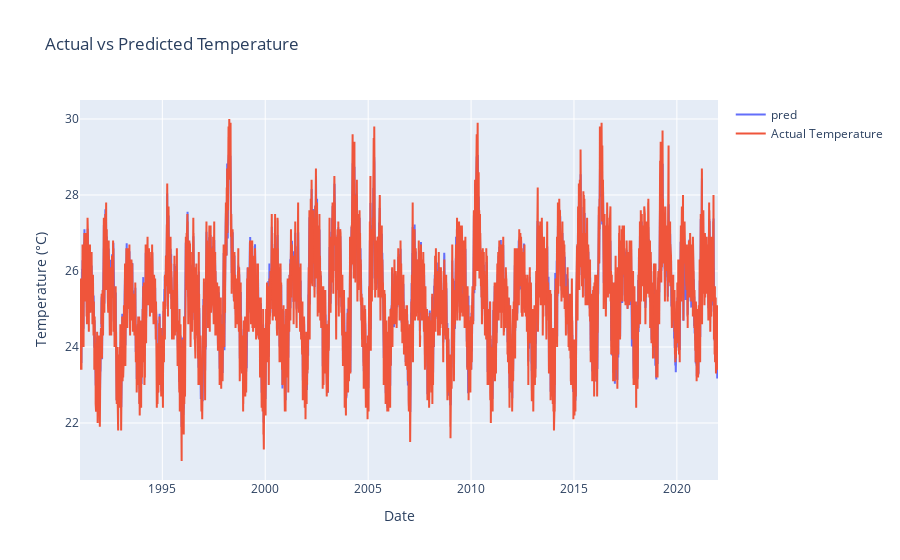

This figure's notebook cell:
### Code cell
import plotly.graph_objs as go
# Assuming 'array' is your numpy array and 'dates' is an array of dates corresponding to the values in 'array'
array = all_pred  # Replace with your actual array
array1 = y
dates = pd.date_range(start='1/1/1991',end ='12/31/2021', periods=len(array))  # Replace with your actual dates
dates1 = pd.date_range(start='1/1/1991',end ='12/31/2021', periods=len(array1))  # Replace with your actual dates


df = pd.DataFrame(array, index=dates, columns=['Value'])
df_resampled = df.resample('D').mean()


df1 = pd.DataFrame(array1, index=dates1, columns=['Value'])
df_resampled1 = df1.resample('D').mean()

fig = go.Figure()
fig.add_trace(go.Scatter(x=df_resampled.index, y=df_resampled['Value'], mode="lines", name='pred'))

# Plot actual temperature
fig.add_trace(go.Scatter(x=df_resampled1.index, y=df_resampled1['Value'], mode='lines', name='Actual Temperature'))

# Update layout
fig.update_layout(title='Actual vs Predicted Temperature',
                  xaxis_title='Date',
                  yaxis_title='Temperature (°C)')
fig.show()

### Figure 1 — Plotly figure (JSON) as saved in the notebook; plotly's stock layout.template omitted (floating-point values rounded to 4 significant figures; data arrays with more than 128 entries replaced by an {"elided": "..."} marker saying what was removed)
{"data": [{"mode": "lines", "name": "pred", "type": "scatter", "x": {"elided": "11323 str values"}, "y": {"elided": "11323 float values"}}, {"mode": "lines", "name": "Actual Temperature", "type": "scatter", "x": {"elided": "11323 str values"}, "y": {"elided": "11323 float values"}}], "layout": {"title": {"text": "Actual vs Predicted Temperature"}, "xaxis": {"title": {"text": "Date"}}, "yaxis": {"title": {"text": "Temperature (°C)"}}}}
